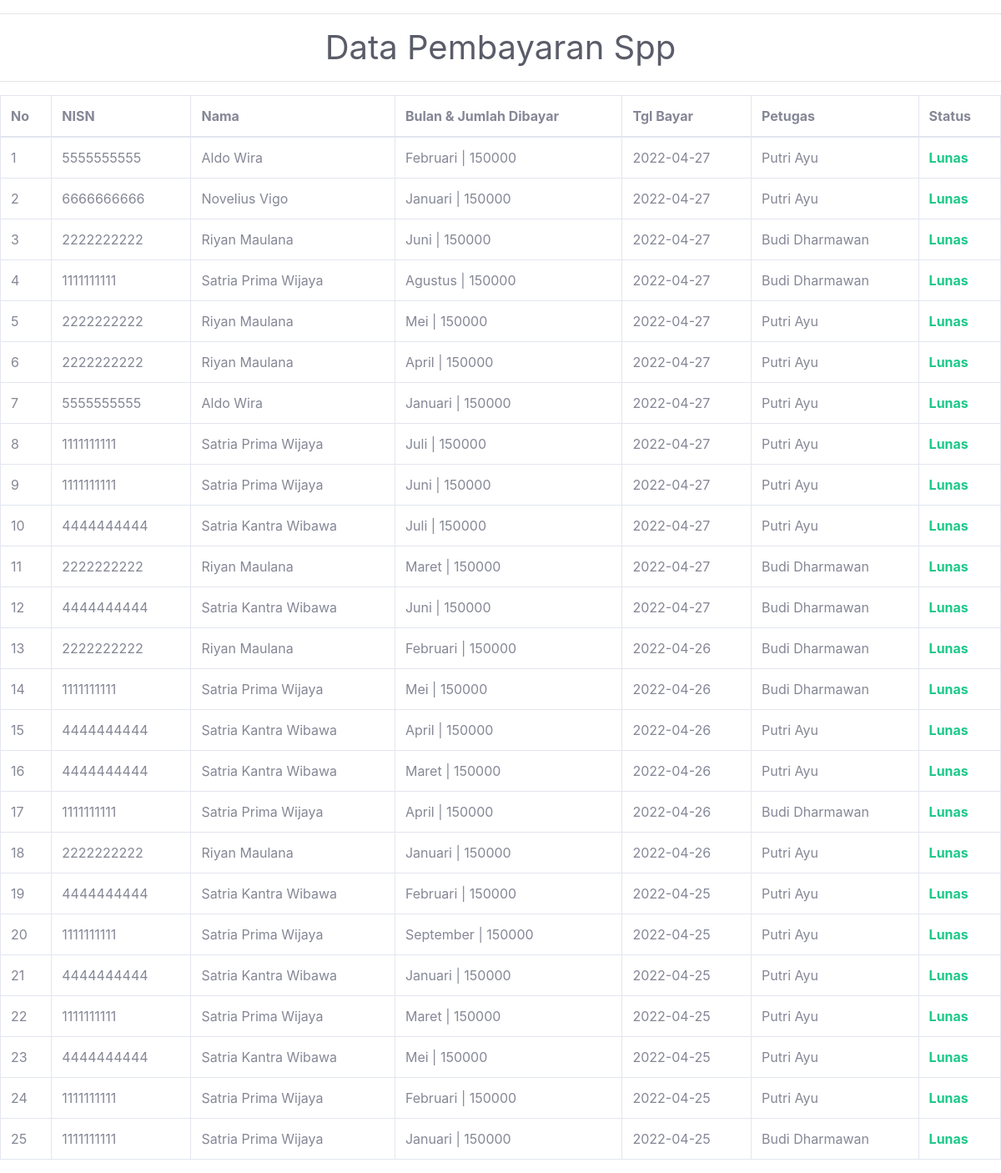
/views/admin/generateLaporan.php (signed in), run on the app's committed database.
### tables this page shows
CREATE TABLE `pembayaran` (
  `id_pembayaran` int(11) NOT NULL,
  `id_petugas` int(11) NOT NULL,
  `nisn` char(10) NOT NULL,
  `tgl_bayar` date NOT NULL,
  `bulan_dibayar` varchar(9) NOT NULL,
  `tahun_dibayar` varchar(4) NOT NULL,
  `id_spp` int(11) NOT NULL,
  `jumlah_bayar` int(11) NOT NULL
);

CREATE TABLE `siswa` (
  `nisn` char(10) NOT NULL,
  `nis` char(8) NOT NULL,
  `nama` varchar(35) NOT NULL,
  `id_kelas` int(11) NOT NULL,
  `alamat` text NOT NULL,
  `no_telp` varchar(13) NOT NULL,
  `id_spp` int(11) NOT NULL
);

CREATE TABLE `petugas` (
  `id_petugas` int(11) NOT NULL,
  `username` varchar(25) NOT NULL,
  `password` varchar(32) NOT NULL,
  `nama_petugas` varchar(35) NOT NULL,
  `level` enum('admin','petugas') NOT NULL
);

### class/admin.php (called while the page is built, shortened)
<?php
require_once '../../config/database.php';
class Admin extends Database
{
    public function getDataSiswa() {
        $query = "SELECT siswa.*, kelas.nama_kelas FROM siswa INNER JOIN kelas ON kelas.id_kelas=siswa.id_kelas";
        $result = $this->query($query);
        return $result;
    }
    public function getDataPetugas() {
        $query = "SELECT * FROM petugas ORDER BY id_petugas DESC";
        $result = $this->query($query);
        return $result;
    }
    public function getDataPembayaran() {
        $query = "SELECT * FROM pembayaran ORDER BY id_pembayaran DESC";
        $result = $this->query($query);
        return $result;
    }
}

### config/database.php (called while the page is built, shortened)
<?php
class Database
{
    private $host = "localhost";
    private $user = "root";
    private $pass = "rootuser";
    private $dbname = "admin_ukk_spp";
    public function __construct()
    {
        $this->koneksi = mysqli_connect($this->host, $this->user, $this->pass, $this->dbname);
    }
    public function query($query) {
        $result = mysqli_query($this->koneksi, $query);
        while($row = mysqli_fetch_assoc($result)) {
            $rows[] = $row;
        }
        return isset($rows) ? $rows : '';
    }
}

### views/admin/generateLaporan.php (the view, shortened to what this page needs)
<?php
require_once '../../class/admin.php';
$admin = new Admin;
$datasiswa = $admin->getDataSiswa();
$datapetugas = $admin->getDataPetugas();
$datapembayaran = $admin->getDataPembayaran();
?>
<!DOCTYPE html>
<html lang="en">
<head>
    <link href="../../assets/vendor/fontawesome-free/css/all.min.css" rel="stylesheet" type="text/css">
    <link href="../../assets/css/sb-admin-2.min.css" rel="stylesheet">
</head>
<body id="page-top">
 <div class="wrapper">
 <hr>
    <h1 align="center" class="text-center text-dark">Data Pembayaran Spp</h1>
    <hr>
    <div class="table-responsive">
        <table class="table table-bordered" id="dataTable" width="100%" cellspacing="0">
            <thead>
                <tr>
                    <th>No</th>
                    <th>NISN</th>
                    <th>Nama</th>
                    <th>Bulan & Jumlah Dibayar</th>
                    <th>Tgl Bayar</th>
                    <th>Petugas</th>
                    <th>Status</th>
                </tr>
            </thead>
                <tbody>
                    <?php $i = 1; ?>
                    <?php foreach($datapembayaran as $bayar): ?>
                        <tr>
                            <td><?= $i ?></td>
                            <td><?= $bayar['nisn'] ?></td>
                            <?php foreach($datasiswa as $siswa): ?>
                                <?php if($siswa['nisn'] == $bayar['nisn']): ?>
                                    <td><?= $siswa['nama'] ?></td>
                                <?php endif; ?>
                            <?php endforeach; ?>
                            <td><?= $bayar['bulan_dibayar'] ?> | <?= $bayar['jumlah_bayar'] ?></td>
                            <td><?= $bayar['tgl_bayar'] ?></td>
                            <?php foreach($datapetugas as $petugas): ?>
                                <?php if($petugas['id_petugas'] == $bayar['id_petugas']): ?>
                                    <td><?= $petugas['nama_petugas'] ?></td>
                                <?php endif; ?>
                            <?php endforeach; ?>
                            <td><span class="text-success font-weight-bold">Lunas</span></td>
                        </tr>
                    <?php $i++; ?>
                    <?php endforeach; ?>
                    </tbody>
        </table>
    </div>
 </div>
</body>
</html>

### data on the page
pembayaran: nisn "5555555555", bulan_dibayar "Februari", jumlah_bayar "150000", tgl_bayar "2022-04-27"
siswa: nama "Aldo Wira"
petugas: nama_petugas "Putri Ayu"
pembayaran: nisn "6666666666", bulan_dibayar "Januari", jumlah_bayar "150000", tgl_bayar "2022-04-27"
siswa: nama "Novelius Vigo"
pembayaran: nisn "2222222222", bulan_dibayar "Juni", jumlah_bayar "150000", tgl_bayar "2022-04-27"
siswa: nama "Riyan Maulana"
petugas: nama_petugas "Budi Dharmawan"
pembayaran: nisn "1111111111", bulan_dibayar "Agustus", jumlah_bayar "150000", tgl_bayar "2022-04-27"
siswa: nama "Satria Prima Wijaya"
pembayaran: nisn "2222222222", bulan_dibayar "Mei", jumlah_bayar "150000", tgl_bayar "2022-04-27"
pembayaran: nisn "2222222222", bulan_dibayar "April", jumlah_bayar "150000", tgl_bayar "2022-04-27"
pembayaran: nisn "5555555555", bulan_dibayar "Januari", jumlah_bayar "150000", tgl_bayar "2022-04-27"
pembayaran: nisn "1111111111", bulan_dibayar "Juli", jumlah_bayar "150000", tgl_bayar "2022-04-27"
pembayaran: nisn "1111111111", bulan_dibayar "Juni", jumlah_bayar "150000", tgl_bayar "2022-04-27"
pembayaran: nisn "4444444444", bulan_dibayar "Juli", jumlah_bayar "150000", tgl_bayar "2022-04-27"
siswa: nama "Satria Kantra Wibawa"
pembayaran: nisn "2222222222", bulan_dibayar "Maret", jumlah_bayar "150000", tgl_bayar "2022-04-27"
pembayaran: nisn "4444444444", bulan_dibayar "Juni", jumlah_bayar "150000", tgl_bayar "2022-04-27"
pembayaran: nisn "2222222222", bulan_dibayar "Februari", jumlah_bayar "150000", tgl_bayar "2022-04-26"
pembayaran: nisn "1111111111", bulan_dibayar "Mei", jumlah_bayar "150000", tgl_bayar "2022-04-26"
pembayaran: nisn "4444444444", bulan_dibayar "April", jumlah_bayar "150000", tgl_bayar "2022-04-26"
pembayaran: nisn "4444444444", bulan_dibayar "Maret", jumlah_bayar "150000", tgl_bayar "2022-04-26"
pembayaran: nisn "1111111111", bulan_dibayar "April", jumlah_bayar "150000", tgl_bayar "2022-04-26"
pembayaran: nisn "2222222222", bulan_dibayar "Januari", jumlah_bayar "150000", tgl_bayar "2022-04-26"
pembayaran: nisn "4444444444", bulan_dibayar "Februari", jumlah_bayar "150000", tgl_bayar "2022-04-25"
pembayaran: nisn "1111111111", bulan_dibayar "September", jumlah_bayar "150000", tgl_bayar "2022-04-25"
pembayaran: nisn "4444444444", bulan_dibayar "Januari", jumlah_bayar "150000", tgl_bayar "2022-04-25"
pembayaran: nisn "1111111111", bulan_dibayar "Maret", jumlah_bayar "150000", tgl_bayar "2022-04-25"
pembayaran: nisn "4444444444", bulan_dibayar "Mei", jumlah_bayar "150000", tgl_bayar "2022-04-25"
pembayaran: nisn "1111111111", bulan_dibayar "Februari", jumlah_bayar "150000", tgl_bayar "2022-04-25"
pembayaran: nisn "1111111111", bulan_dibayar "Januari", jumlah_bayar "150000", tgl_bayar "2022-04-25"
